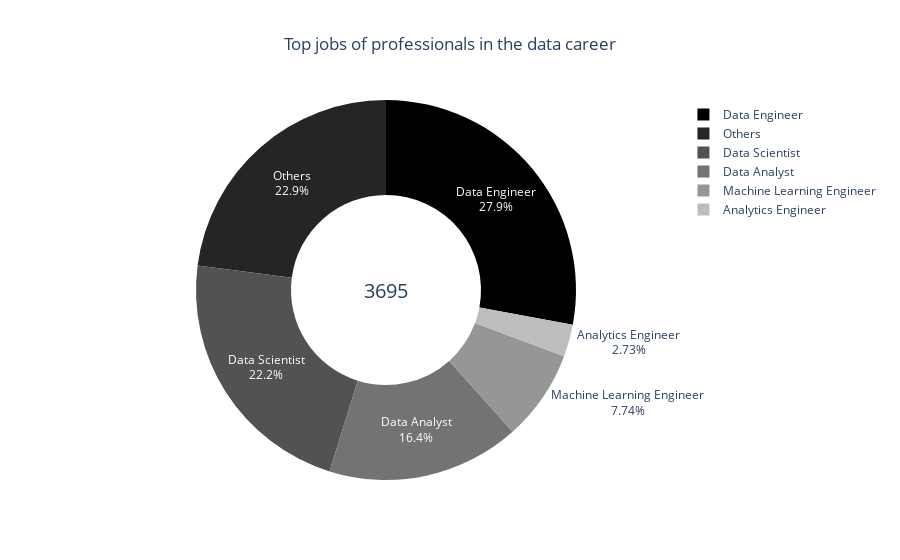

Source (notebook cell):
### Code cell
jobs_title = df["job_title"].value_counts().sort_values(ascending=False)

# top jobs
top_jobs_labels = jobs_title.index.values[:5].tolist()
top_jobs_values = jobs_title.values[:5].tolist()

# sum of total jobs registered
total = sum(jobs_title.values)

# sum of other jobs
others = sum(jobs_title.values[5:])

jobs_values = top_jobs_values + [others]
jobs_labels = top_jobs_labels + ["Others"]

jobs = dict(zip(jobs_labels, jobs_values))

# Ordenar o dicionário pelos valores em ordem crescente
jobs_ordered = dict(sorted(jobs.items(), key=lambda item: item[1], reverse=True))

# Cria um objeto Pie para o gráfico de donut
data = [
    go.Pie(
        labels=list(jobs_ordered.keys()),
        values=list(jobs_ordered.values()),
        hole=0.5,
        marker=dict(colors=list(reversed(colors.sequential.Greys))),
        textinfo="percent+label",
        insidetextorientation="auto",
        hoverinfo="label+value",
    )
]

# Cria a anotação com o valor total
annotation = dict(font=dict(size=20), showarrow=False, text=str(total), x=0.5, y=0.5)

# Cria o layout do gráfico
layout = go.Layout(
    title={
        'text': "Top jobs of professionals in the data career",
        'x': 0.5,
        #'xanchor': 'center'
    },
    #width=700,
    #height=700,
    annotations=[annotation],
)

# Cria a figura do gráfico
fig = go.Figure(data=data, layout=layout)

fig.show()

### Figure 1 — Plotly figure (JSON) as saved in the notebook; plotly's stock layout.template omitted (floating-point values rounded to 4 significant figures)
{"data": [{"hole": 0.5, "hoverinfo": "label+value", "insidetextorientation": "auto", "labels": ["Data Engineer", "Others", "Data Scientist", "Data Analyst", "Machine Learning Engineer", "Analytics Engineer"], "marker": {"colors": ["rgb(0,0,0)", "rgb(37,37,37)", "rgb(82,82,82)", "rgb(115,115,115)", "rgb(150,150,150)", "rgb(189,189,189)", "rgb(217,217,217)", "rgb(240,240,240)", "rgb(255,255,255)"]}, "textinfo": "percent+label", "type": "pie", "values": [1032, 848, 822, 606, 286, 101]}], "layout": {"annotations": [{"font": {"size": 20}, "showarrow": false, "text": "3695", "x": 0.5, "y": 0.5}], "title": {"text": "Top jobs of professionals in the data career", "x": 0.5}}}
